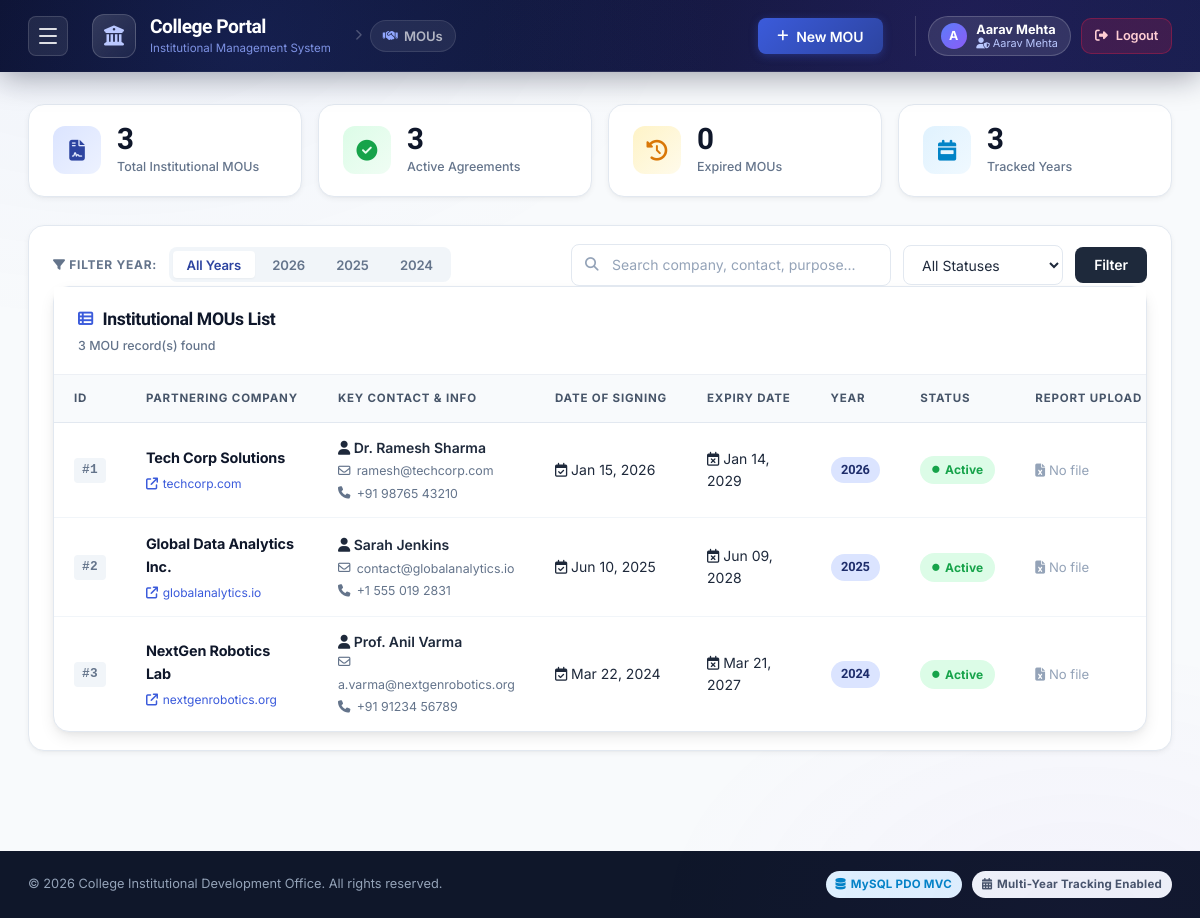
Page /index.php?module=mou (signed in) on the committed database.
### tables this page shows
CREATE TABLE IF NOT EXISTS `mous` (
  `id` INT AUTO_INCREMENT PRIMARY KEY,
  `company_name` VARCHAR(255) NOT NULL,
  `contact_person` VARCHAR(150) DEFAULT NULL,
  `email` VARCHAR(150) DEFAULT NULL,
  `phone` VARCHAR(50) DEFAULT NULL,
  `address` TEXT DEFAULT NULL,
  `website` VARCHAR(255) DEFAULT NULL,
  `signed_date` DATE NOT NULL,
  `expiry_date` DATE NOT NULL,
  `year` INT NOT NULL,
  `description` TEXT DEFAULT NULL,
  `report_file` VARCHAR(255) DEFAULT NULL,
  `status` ENUM('Active', 'Expired', 'Terminated') NOT NULL DEFAULT 'Active',
  `created_at` DATETIME DEFAULT CURRENT_TIMESTAMP,
  `updated_at` DATETIME DEFAULT CURRENT_TIMESTAMP ON UPDATE CURRENT_TIMESTAMP,
  INDEX (`year`),
  INDEX (`status`),
  INDEX (`signed_date`)
);

### views/mou/index.php (the view, shortened to what the rows shown need)
<div class="container">
    <div class="card table-card">
        <div class="card-header">
            <div class="card-title">
                <h2><i class="fa-solid fa-table-list"></i> Institutional MOUs List</h2>
            </div>
        </div>
        <div class="table-responsive">
            <table class="data-table">
                <thead>
                    <tr>
                        <th style="width: 50px;">ID</th>
                        <th>Partnering Company</th>
                        <th>Key Contact & Info</th>
                        <th>Date of Signing</th>
                        <th>Expiry Date</th>
                        <th>Year</th>
                        <th>Status</th>
                        <th>Report Upload</th>
                    </tr>
                </thead>
                <tbody>
                    <?php if (empty($mous)): ?>
                        <tr>
                            <td colspan="9" class="text-center py-5">
                                <div class="empty-state">
                                    <i class="fa-solid fa-folder-open empty-icon"></i>
                                    <h3>No MOUs Found</h3>
                                    <p>No agreement matches your current filter criteria or search query.</p>
                                    <button class="btn btn-primary mt-3" onclick="openAddModal()">
                                        <i class="fa-solid fa-plus"></i> Add New MOU
                                    </button>
                                </div>
                            </td>
                        </tr>
                    <?php else: ?>
                        <?php foreach ($mous as $mou): ?>
                            <tr>
                                <td><span class="mou-id">#<?= $mou['id'] ?></span></td>
                                <td>
                                    <div class="company-info">
                                        <span class="company-name"><?= htmlspecialchars($mou['company_name']) ?></span>
                                        <?php if (!empty($mou['website'])): ?>
                                            <a href="<?= htmlspecialchars($mou['website']) ?>" target="_blank" class="company-website">
                                                <i class="fa-solid fa-arrow-up-right-from-square"></i> <?= parse_url($mou['website'], PHP_URL_HOST) ?? 'Website' ?>
                                            </a>
                                        <?php endif; ?>
                                    </div>
                                </td>
                                <td>
                                    <div class="contact-details">
                                        <div class="contact-name"><i class="fa-solid fa-user"></i> <?= htmlspecialchars($mou['contact_person'] ?: 'N/A') ?></div>
                                        <?php if (!empty($mou['email'])): ?>
                                            <div class="contact-sub"><i class="fa-regular fa-envelope"></i> <?= htmlspecialchars($mou['email']) ?></div>
                                        <?php endif; ?>
                                        <?php if (!empty($mou['phone'])): ?>
                                            <div class="contact-sub"><i class="fa-solid fa-phone"></i> <?= htmlspecialchars($mou['phone']) ?></div>
                                        <?php endif; ?>
                                    </div>
                                </td>
                                <td>
                                    <span class="date-badge">
                                        <i class="fa-regular fa-calendar-check"></i> <?= date('M d, Y', strtotime($mou['signed_date'])) ?>
                                    </span>
                                </td>
                                <td>
                                    <span class="date-badge">
                                        <i class="fa-regular fa-calendar-xmark"></i> <?= date('M d, Y', strtotime($mou['expiry_date'])) ?>
                                    </span>
                                </td>
                                <td>
                                    <span class="year-pill"><?= $mou['year'] ?></span>
                                </td>
                                <td>
                                    <?php
                                        $statusClass = 'status-active';
                                    ?>
                                    <span class="status-badge <?= $statusClass ?>">
                                        <i class="fa-solid fa-circle status-dot"></i> <?= $mou['status'] ?>
                                    </span>
                                </td>
                                <td>
                                    <?php if (!empty($mou['report_file'])): ?>
                                        <a href="uploads/reports/<?= htmlspecialchars($mou['report_file']) ?>" target="_blank" class="report-link" title="View Uploaded Report">
                                            <i class="fa-solid fa-file-pdf"></i> Report File
                                        </a>
                                    <?php else: ?>
                                        <span class="text-muted"><i class="fa-solid fa-file-excel"></i> No file</span>
                                    <?php endif; ?>
                                </td>
                            </tr>
                        <?php endforeach; ?>
                    <?php endif; ?>
                </tbody>
            </table>
        </div>
    </div>
</div>

### rows in the picture
mous: id "1", company_name "Tech Corp Solutions", website "techcorp.com", contact_person "Dr. Ramesh Sharma", email "ramesh@techcorp.com", phone "+91 98765 43210", signed_date "Jan 15, 2026", expiry_date "Jan 14, 2029", year "2026", status "Active", shows "No file"
mous: id "2", company_name "Global Data Analytics Inc.", website "globalanalytics.io", contact_person "Sarah Jenkins", email "contact@globalanalytics.io", phone "+1 555 019 2831", signed_date "Jun 10, 2025", expiry_date "Jun 09, 2028", year "2025", status "Active", shows "No file"
mous: id "3", company_name "NextGen Robotics Lab", website "nextgenrobotics.org", contact_person "Prof. Anil Varma", email "a.varma@nextgenrobotics.org", phone "+91 91234 56789", signed_date "Mar 22, 2024", expiry_date "Mar 21, 2027", year "2024", status "Active", shows "No file"

### other values in the picture
substr($_SESSION['user_name'] ?? 'U', 0, 1) "A"
$_SESSION['user_name'] "Aarav Mehta"
$_SESSION['user_role'] "Aarav Mehta"
$stats['total'] "3"
$stats['active'] "3"
$stats['expired'] "0"
$stats['years_count'] "3"
$y "2026"
$y "2025"
$y "2024"
count($mous) "3"
